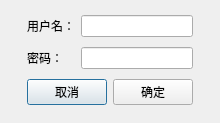
<?xml version="1.0" encoding="UTF-8"?>
<ui version="4.0">
 <class>LoginDlg</class>
 <widget class="QDialog" name="LoginDlg">
  <property name="geometry">
   <rect>
    <x>0</x>
    <y>0</y>
    <width>220</width>
    <height>123</height>
   </rect>
  </property>
  <property name="minimumSize">
   <size>
    <width>220</width>
    <height>123</height>
   </size>
  </property>
  <property name="maximumSize">
   <size>
    <width>220</width>
    <height>123</height>
   </size>
  </property>
  <property name="windowTitle">
   <string>Dialog</string>
  </property>
  <layout class="QGridLayout" name="gridLayout">
   <item row="0" column="1">
    <widget class="QLabel" name="label">
     <property name="text">
      <string>用户名：</string>
     </property>
    </widget>
   </item>
   <item row="0" column="2" colspan="2">
    <widget class="QLineEdit" name="lineEdit"/>
   </item>
   <item row="1" column="1">
    <widget class="QLabel" name="label_2">
     <property name="text">
      <string>密码：</string>
     </property>
    </widget>
   </item>
   <item row="1" column="2" colspan="2">
    <widget class="QLineEdit" name="lineEdit_2"/>
   </item>
   <item row="2" column="0">
    <spacer name="horizontalSpacer">
     <property name="orientation">
      <enum>Qt::Horizontal</enum>
     </property>
     <property name="sizeHint" stdset="0">
      <size>
       <width>8</width>
       <height>20</height>
      </size>
     </property>
    </spacer>
   </item>
   <item row="2" column="1" colspan="2">
    <widget class="QPushButton" name="pushButton">
     <property name="text">
      <string>取消</string>
     </property>
    </widget>
   </item>
   <item row="2" column="3">
    <widget class="QPushButton" name="pushButton_2">
     <property name="text">
      <string>确定</string>
     </property>
    </widget>
   </item>
   <item row="2" column="4">
    <spacer name="horizontalSpacer_2">
     <property name="orientation">
      <enum>Qt::Horizontal</enum>
     </property>
     <property name="sizeHint" stdset="0">
      <size>
       <width>8</width>
       <height>20</height>
      </size>
     </property>
    </spacer>
   </item>
  </layout>
 </widget>
 <resources/>
 <connections/>
</ui>
